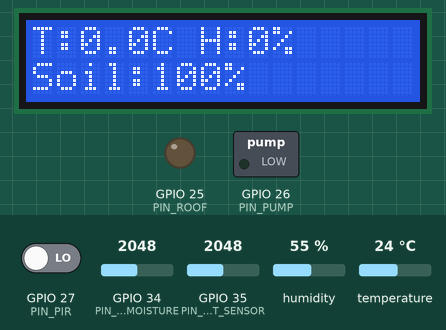
Simulated run of this sketch. Board: ESP32. Shown: 16×2 character LCD, switched loads named in the sketch (green lamp = pin HIGH), output pins drawn as LEDs (lit = HIGH). The test bench sets the inputs (shaded band); at power-on: GPIO 35 (PIN_LIGHT_SENSOR) = 2048, GPIO 34 (PIN_SOIL_MOISTURE) = 2048, GPIO 27 (PIN_PIR) LOW, humidity 55 %, temperature 24 °C (analog values on the 0–4095 scale). WiFi joins after 1.5 s; servers stay silent unless stated; what the sketch prints to the serial monitor is not drawn.

Above: at 3.4 s.
3.5 s: GPIO 35 (PIN_LIGHT_SENSOR) set to 2467
At 9.1 s:
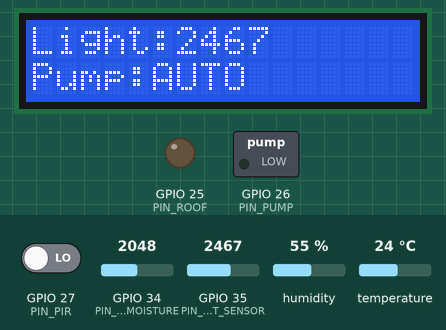
10.3 s: GPIO 35 (PIN_LIGHT_SENSOR) set to 2573
At 14.8 s:
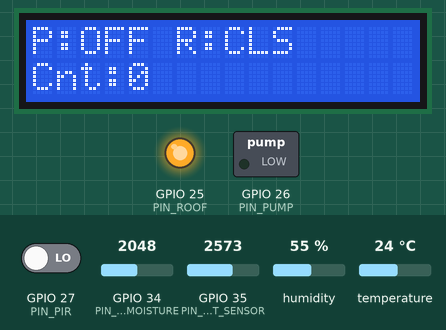
17.1 s: GPIO 34 (PIN_SOIL_MOISTURE) set to 2879
At 20.6 s:
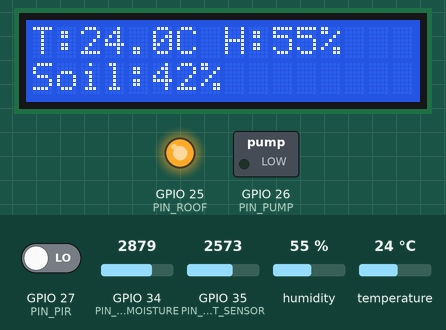
23.2 s: GPIO 34 (PIN_SOIL_MOISTURE) set to 2972
At 28.7 s:
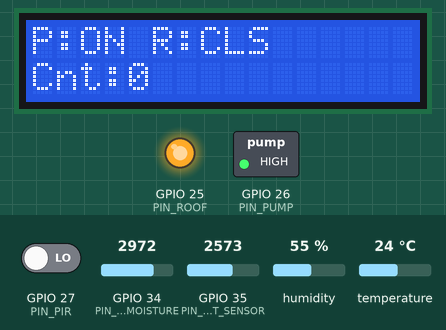
30.0 s: GPIO 35 (PIN_LIGHT_SENSOR) set to 1869
At 31.9 s:
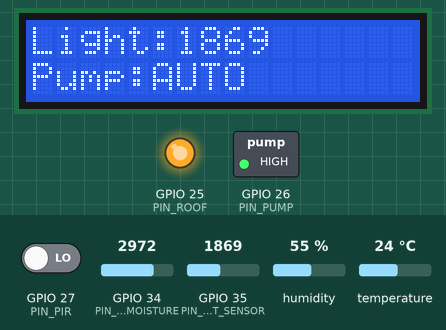
35.2 s: GPIO 35 (PIN_LIGHT_SENSOR) set to 1756
At 37.9 s:
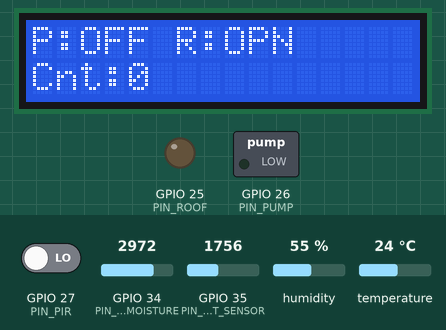
Timing chart, 0 to 65.0 s (numbered marks = the images above; inputs shaded):
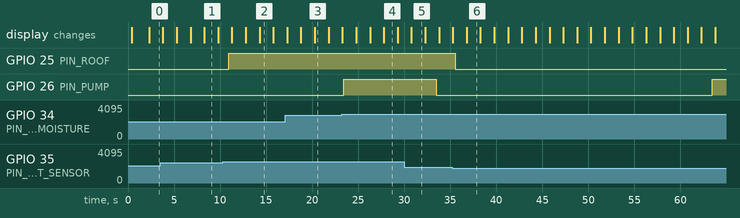

Measured:
- the behaviour switches between 2499 and 2500 on GPIO 35 (PIN_LIGHT_SENSOR) (found by bisection; images 1 and 2)
- the behaviour switches between 2937 and 2938 on GPIO 34 (PIN_SOIL_MOISTURE) (found by bisection; images 3 and 4)
- the behaviour switches between 1801 and 1800 on GPIO 35 (PIN_LIGHT_SENSOR) (found by bisection; images 5 and 6)
- after the input at 10.3 s, GPIO 25 (PIN_ROOF): LOW → HIGH after 0.66 s
- after the input at 23.2 s, GPIO 26 (PIN_PUMP): LOW → HIGH after 0.26 s
- after the input at 35.2 s, GPIO 25 (PIN_ROOF): HIGH → LOW after 0.36 s; the display: first differs from a run without the input after 1.6 s (image 6)
- what the display in image 1 shows lasts 1.5 s, from 8.3 s to 9.8 s

The sketch:

htn.ino
```cpp
/*
 * ============================================================
 *  SMART GARDEN - ESP32 + FreeRTOS + Blynk + LCD I2C
 */

#define BLYNK_TEMPLATE_ID   "TMPL6Dpx2jTxG"
#define BLYNK_TEMPLATE_NAME "HTN"
#define BLYNK_AUTH_TOKEN    "Iy_XxenwY57iYvZIA0Z4sjZlzlQbrN2f"

/*
 * ============================================================
 *  HỆ THỐNG VƯỜN THÔNG MINH - NHÓM 11
 *  ESP32 + FreeRTOS + Blynk + LCD
 * ============================================================
 *  Thành viên:
 *    - Võ Quang Thiềm     106220112
 *    - Trần Văn Đức       106220009
 *    - Lê Văn Minh Hoàng  106220134
 *    - Trần Minh Thông    106220154
 * ============================================================
 */

// ============================================================
// thông tin Blynk & WiFi
// ============================================================

#define WIFI_SSID           "PHUHANG"
#define WIFI_PASS           "02122016"

#include <Arduino.h>
#include <WiFi.h>
#include <BlynkSimpleEsp32.h>
#include <DHT.h>
#include <Wire.h>
#include <LiquidCrystal_I2C.h>
#include "freertos/FreeRTOS.h"
#include "freertos/task.h"
#include "freertos/semphr.h"

// ============================================================
//  GPIO CONFIG
// ============================================================
#define PIN_DHT           4
#define PIN_SOIL_MOISTURE 34
#define PIN_LIGHT_SENSOR  35
#define PIN_PIR           27
#define PIN_PUMP          26
#define PIN_ROOF          25
#define PIN_SDA           21
#define PIN_SCL           22

#define LCD_ADDR          0x27
#define LCD_COLS          16
#define LCD_ROWS          2

#define RELAY_ON_LEVEL    HIGH
#define RELAY_OFF_LEVEL   LOW

// ============================================================
//  SENSOR CALIBRATION
// ============================================================
// Cam bien do am dat: chinh lai theo gia tri do thuc te cua ban
// ADC khi dat rat kho va rat uot
#define SOIL_ADC_DRY      4095
#define SOIL_ADC_WET      1200

// Dat kho thi bom duoc phep bat
#define SOIL_DRY_THRESHOLD       40   // duoi 40% xem nhu kho
#define SOIL_RESTART_DELAY_MS 30000UL // sau mot chu ky bom, doi 30s moi cho phep bat lai trong AUTO

// ============================================================
//  LIGHT CALIBRATION
//  LIGHT_BRIGHT_IS_HIGH = 1: sang hon -> ADC lon hon
//  LIGHT_BRIGHT_IS_HIGH = 0: sang hon -> ADC nho hon
//  Hay mo Serial Monitor de xem ADC thuc te roi sua 3 gia tri nay
// ============================================================
#define LIGHT_BRIGHT_IS_HIGH  1
#define LIGHT_CLOSE_THRESHOLD 2500  // du sang -> dong mai
#define LIGHT_OPEN_THRESHOLD  1800  // toi hon -> mo mai

// ============================================================
//  CONTROL / PROTECTION
// ============================================================
#define PUMP_ON_TIME_MS      10000UL
#define MOTION_BLOCK_MS      10000UL
#define TEMP_HIGH_THRESHOLD  35.0f
#define TEMP_ALERT_COOLDOWN_MS 300000UL
#define PIR_WARMUP_MS            45000UL
#define PIR_RETRIGGER_GUARD_MS    2000UL

// ============================================================
//  BLYNK VIRTUAL PINS
// ============================================================
#define VPIN_TEMPERATURE  V0
#define VPIN_HUMIDITY     V1
#define VPIN_SOIL         V2
#define VPIN_LIGHT        V3
#define VPIN_PUMP         V4
#define VPIN_ROOF         V5
#define VPIN_MODE         V6
#define VPIN_MOTION       V7
#define VPIN_PUMP_BTN     V8

// ============================================================
//  TASK PERIODS (ms)
// ============================================================
#define PERIOD_DHT_MS       2500
#define PERIOD_ANALOG_MS     500
#define PERIOD_PUMP_MS       200
#define PERIOD_ROOF_MS       300
#define PERIOD_LCD_MS       1500
#define PERIOD_BLYNK_SYNC_MS 1000
#define PERIOD_DEBUG_MS     3000
#define PERIOD_BLYNK_RUN_MS   20

// ============================================================
//  CORE / PRIORITY
// ============================================================
#define CORE_0  0
#define CORE_1  1
#define PRIO_LOW     1
#define PRIO_MEDIUM  2
#define PRIO_HIGH    3

// ============================================================
//  SHARED DATA
// ============================================================
typedef struct {
  float    temperature;
  float    humidity;
  int      soilMoisturePct;
  int      soilAdc;
  int      lightValue;
  bool     pumpOn;
  bool     roofClosed;
  bool     autoMode;
  bool     manualPumpCmd;
  bool     motionBlocked;
  uint32_t motionCount;
  uint32_t motionBlockRemainingMs;
} SharedData_t;

static SharedData_t      g_data;
static SemaphoreHandle_t g_mutex;

#define SHARED_LOCK()   xSemaphoreTake(g_mutex, portMAX_DELAY)
#define SHARED_UNLOCK() xSemaphoreGive(g_mutex)

// ============================================================
//  OBJECTS
// ============================================================
DHT dht(PIN_DHT, DHT11);
LiquidCrystal_I2C lcd(LCD_ADDR, LCD_COLS, LCD_ROWS);

// ============================================================
//  ISR DATA
// ============================================================
volatile bool     g_motionEventISR = false;
volatile uint32_t g_motionCountISR = 0;
portMUX_TYPE      g_isrMux = portMUX_INITIALIZER_UNLOCKED;

// ============================================================
//  HELPERS
// ============================================================
static inline void setPumpRelay(bool on) {
  digitalWrite(PIN_PUMP, on ? RELAY_ON_LEVEL : RELAY_OFF_LEVEL);
}

static inline void setRoofRelay(bool on) {
  digitalWrite(PIN_ROOF, on ? RELAY_ON_LEVEL : RELAY_OFF_LEVEL);
}

static int soilAdcToPercent(int adc) {
  long pct = map(adc, SOIL_ADC_DRY, SOIL_ADC_WET, 0, 100);
  pct = constrain(pct, 0, 100);
  return (int)pct;
}

static bool shouldCloseRoofByLight(int lightVal, bool currentRoofState) {
#if LIGHT_BRIGHT_IS_HIGH
  if (!currentRoofState && lightVal >= LIGHT_CLOSE_THRESHOLD) return true;
  if ( currentRoofState && lightVal <= LIGHT_OPEN_THRESHOLD ) return false;
#else
  if (!currentRoofState && lightVal <= LIGHT_CLOSE_THRESHOLD) return true;
  if ( currentRoofState && lightVal >= LIGHT_OPEN_THRESHOLD ) return false;
#endif
  return currentRoofState;
}

static void lcdPrintLine(uint8_t row, const char* text) {
  char buf[17];
  snprintf(buf, sizeof(buf), "%-16.16s", text);
  lcd.setCursor(0, row);
  lcd.print(buf);
}

static SharedData_t getSnapshot() {
  SharedData_t snap;
  SHARED_LOCK();
  snap = g_data;
  SHARED_UNLOCK();
  return snap;
}

static bool consumeMotionEvent(uint32_t& totalCount) {
  bool event = false;
  portENTER_CRITICAL(&g_isrMux);
  event = g_motionEventISR;
  if (event) {
    g_motionEventISR = false;
  }
  totalCount = g_motionCountISR;
  portEXIT_CRITICAL(&g_isrMux);
  return event;
}

// ============================================================
//  PIR ISR
// ============================================================
void IRAM_ATTR motionISR() {
  portENTER_CRITICAL_ISR(&g_isrMux);
  g_motionCountISR++;
  g_motionEventISR = true;
  portEXIT_CRITICAL_ISR(&g_isrMux);
}

// ============================================================
//  BLYNK CALLBACKS
// ============================================================
BLYNK_WRITE(VPIN_MODE) {
  bool mode = param.asInt();
  SHARED_LOCK();
  g_data.autoMode = mode;
  if (mode) {
    g_data.manualPumpCmd = false;
  }
  SHARED_UNLOCK();
  Serial.printf("[Blynk] Pump mode = %s\n", mode ? "AUTO" : "MANUAL");
}

BLYNK_WRITE(VPIN_PUMP_BTN) {
  bool cmd = param.asInt();
  SHARED_LOCK();
  g_data.manualPumpCmd = cmd;
  SHARED_UNLOCK();
  Serial.printf("[Blynk] Manual pump cmd = %s\n", cmd ? "ON" : "OFF");
}

// ============================================================
//  TASK: DHT
// ============================================================
void dhtTask(void* pvParameters) {
  Serial.println("[DHTTask] Started");
  TickType_t lastWake = xTaskGetTickCount();

  for (;;) {
    float t = dht.readTemperature();
    float h = dht.readHumidity();

    if (!isnan(t) && !isnan(h)) {
      SHARED_LOCK();
      g_data.temperature = t;
      g_data.humidity    = h;
      SHARED_UNLOCK();
    } else {
      Serial.println("[DHTTask] Read failed, keep old value");
    }

    vTaskDelayUntil(&lastWake, pdMS_TO_TICKS(PERIOD_DHT_MS));
  }
}

// ============================================================
//  TASK: ANALOG SENSORS
// ============================================================
void analogTask(void* pvParameters) {
  Serial.println("[AnalogTask] Started");
  TickType_t lastWake = xTaskGetTickCount();

  for (;;) {
    const int N = 8;
    uint32_t soilSum = 0;
    uint32_t lightSum = 0;

    for (int i = 0; i < N; ++i) {
      soilSum  += analogRead(PIN_SOIL_MOISTURE);
      lightSum += analogRead(PIN_LIGHT_SENSOR);
      vTaskDelay(pdMS_TO_TICKS(5));
    }

    int soilAdc = soilSum / N;
    int light   = lightSum / N;
    int soilPct = soilAdcToPercent(soilAdc);

    SHARED_LOCK();
    g_data.soilAdc         = soilAdc;
    g_data.soilMoisturePct = soilPct;
    g_data.lightValue      = light;
    SHARED_UNLOCK();

    vTaskDelayUntil(&lastWake, pdMS_TO_TICKS(PERIOD_ANALOG_MS));
  }
}

// ============================================================
//  TASK: PUMP CONTROL
//  - AUTO: dat kho -> bom 10s -> tat -> doi 30s moi cho bat lai
//  - MANUAL: nhan nut -> bom 10s -> tat
//  - PIR: dung ngay va khoa bom trong 10s
// ============================================================
void pumpControlTask(void* pvParameters) {
  Serial.println("[PumpTask] Started");
  TickType_t lastWake = xTaskGetTickCount();

  bool pumpState = false;
  bool lastManualCmd = false;
  unsigned long pumpStartedAt = 0;
  unsigned long autoNextAllowedAt = 0;
  unsigned long motionBlockUntil = 0;
  unsigned long pirReadyAt = millis() + PIR_WARMUP_MS;
  unsigned long lastAcceptedMotionAt = 0;

  for (;;) {
    uint32_t motionCount = 0;
    bool motionEventRaw = consumeMotionEvent(motionCount);
    unsigned long now = millis();

    SharedData_t snap = getSnapshot();
    bool motionBlocked = (now < motionBlockUntil);

    // Loc PIR de giam spam log va giam block vo han:
    // 1) Bo qua 45s dau sau khi khoi dong
    // 2) Chi nhan 1 lan trong moi PIR_RETRIGGER_GUARD_MS
    // 3) Neu dang block roi thi khong in log lap lai nua
    if (motionEventRaw) {
      bool pirReady = (now >= pirReadyAt);
      bool retriggerOk = (now - lastAcceptedMotionAt >= PIR_RETRIGGER_GUARD_MS);

      if (pirReady && retriggerOk && !motionBlocked) {
        lastAcceptedMotionAt = now;
        motionBlockUntil = now + MOTION_BLOCK_MS;
        motionBlocked = true;

        if (pumpState) {
          pumpState = false;
          setPumpRelay(false);
          Serial.println("[PumpTask] Motion detected -> Pump STOP");
        } else {
          Serial.println("[PumpTask] Motion detected -> Block watering");
        }
      }
    }

    if (pumpState && (now - pumpStartedAt >= PUMP_ON_TIME_MS)) {
      pumpState = false;
      setPumpRelay(false);
      Serial.println("[PumpTask] Pump OFF after 10s");

      if (snap.autoMode) {
        autoNextAllowedAt = now + SOIL_RESTART_DELAY_MS;
      }
    }

    if (!pumpState && !motionBlocked) {
      if (snap.autoMode) {
        bool dry = (snap.soilMoisturePct < SOIL_DRY_THRESHOLD);
        if (dry && now >= autoNextAllowedAt) {
          pumpState = true;
          pumpStartedAt = now;
          setPumpRelay(true);
          Serial.printf("[PumpTask] AUTO Pump ON for %lu ms\n", PUMP_ON_TIME_MS);
        }
      } else {
        bool manualRisingEdge = (snap.manualPumpCmd && !lastManualCmd);
        if (manualRisingEdge) {
          pumpState = true;
          pumpStartedAt = now;
          setPumpRelay(true);
          Serial.printf("[PumpTask] MANUAL Pump ON for %lu ms\n", PUMP_ON_TIME_MS);
        }
      }
    }

    SHARED_LOCK();
    g_data.pumpOn = pumpState;
    g_data.motionBlocked = motionBlocked;
    g_data.motionCount = motionCount;
    g_data.motionBlockRemainingMs = motionBlocked ? (motionBlockUntil - now) : 0;
    SHARED_UNLOCK();

    lastManualCmd = snap.manualPumpCmd;
    vTaskDelayUntil(&lastWake, pdMS_TO_TICKS(PERIOD_PUMP_MS));
  }
}

// ============================================================
//  TASK: ROOF CONTROL
//  - Mai che LUON tu dong theo anh sang
//  - Khong phu thuoc V6 Pump Auto Mode
//  - Dung hysteresis de tranh dong/mo lien tuc
// ============================================================
void roofControlTask(void* pvParameters) {
  Serial.println("[RoofTask] Started");
  TickType_t lastWake = xTaskGetTickCount();
  bool roofState = false;

  for (;;) {
    SharedData_t snap = getSnapshot();

    // V6 chi dieu khien che do AUTO/MANUAL cua bom.
    // Mai che van tu dong dong/mo theo anh sang de bao ve cay.
    bool newRoofState = shouldCloseRoofByLight(snap.lightValue, roofState);

    if (newRoofState != roofState) {
      roofState = newRoofState;
      setRoofRelay(roofState);
      Serial.printf("[RoofTask] Roof %s (light=%d)\n",
                    roofState ? "CLOSED" : "OPEN",
                    snap.lightValue);
    }

    SHARED_LOCK();
    g_data.roofClosed = roofState;
    SHARED_UNLOCK();

    vTaskDelayUntil(&lastWake, pdMS_TO_TICKS(PERIOD_ROOF_MS));
  }
}

// ============================================================
//  TASK: LCD
// ============================================================
void displayTask(void* pvParameters) {
  Serial.println("[DisplayTask] Started");
  TickType_t lastWake = xTaskGetTickCount();
  uint8_t page = 0;

  for (;;) {
    SharedData_t snap = getSnapshot();
    char line0[17];
    char line1[17];

    // Uu tien hien thi canh bao khi PIR phat hien co nguoi.
    // Trong thoi gian nay bom bi khoa, LCD se hien canh bao thay vi cac trang thong so.
    if (snap.motionBlocked) {
      snprintf(line0, sizeof(line0), "CANH BAO NGUOI");
      snprintf(line1, sizeof(line1), "Khoa bom:%lus", snap.motionBlockRemainingMs / 1000UL);

      lcdPrintLine(0, line0);
      lcdPrintLine(1, line1);

      vTaskDelayUntil(&lastWake, pdMS_TO_TICKS(PERIOD_LCD_MS));
      continue;
    }

    switch (page) {
      case 0:
        snprintf(line0, sizeof(line0), "T:%.1fC H:%.0f%%", snap.temperature, snap.humidity);
        snprintf(line1, sizeof(line1), "Soil:%d%%", snap.soilMoisturePct);
        break;

      case 1:
        snprintf(line0, sizeof(line0), "Light:%d", snap.lightValue);
        snprintf(line1, sizeof(line1), "Pump:%s", snap.autoMode ? "AUTO" : "MANUAL");
        break;

      default:
        snprintf(line0, sizeof(line0), "P:%s R:%s", snap.pumpOn ? "ON" : "OFF", snap.roofClosed ? "CLS" : "OPN");
        snprintf(line1, sizeof(line1), "Cnt:%lu", (unsigned long)snap.motionCount);
        break;
    }

    lcdPrintLine(0, line0);
    lcdPrintLine(1, line1);

    page = (page + 1) % 3;
    vTaskDelayUntil(&lastWake, pdMS_TO_TICKS(PERIOD_LCD_MS));
  }
}

//  TASK: BLYNK
//  - Blynk.run() chay nhanh
//  - Moi 1s moi gui du lieu 1 lan
// ============================================================
void blynkTask(void* pvParameters) {
  Serial.println("[BlynkTask] Started");
  unsigned long lastSync = 0;
  unsigned long lastReconnectTry = 0;
  unsigned long lastTempAlert = 0;

  for (;;) {
    if (WiFi.status() != WL_CONNECTED) {
      if (millis() - lastReconnectTry > 5000UL) {
        lastReconnectTry = millis();
        Serial.println("[BlynkTask] WiFi reconnect...");
        WiFi.disconnect();
        WiFi.begin(WIFI_SSID, WIFI_PASS);
      }
    } else {
      if (!Blynk.connected() && millis() - lastReconnectTry > 5000UL) {
        lastReconnectTry = millis();
        Serial.println("[BlynkTask] Blynk reconnect...");
        Blynk.connect(2000);
      }

      Blynk.run();

      if (millis() - lastSync >= PERIOD_BLYNK_SYNC_MS) {
        lastSync = millis();

        SharedData_t snap = getSnapshot();
        if (Blynk.connected()) {
          Blynk.virtualWrite(VPIN_TEMPERATURE, snap.temperature);
          Blynk.virtualWrite(VPIN_HUMIDITY,    snap.humidity);
          Blynk.virtualWrite(VPIN_SOIL,        snap.soilMoisturePct);
          Blynk.virtualWrite(VPIN_LIGHT,       snap.lightValue);
          Blynk.virtualWrite(VPIN_PUMP,        snap.pumpOn ? 1 : 0);
          Blynk.virtualWrite(VPIN_ROOF,        snap.roofClosed ? 1 : 0);
          Blynk.virtualWrite(VPIN_MODE,        snap.autoMode ? 1 : 0);
          Blynk.virtualWrite(VPIN_MOTION,      snap.motionCount);

          if (snap.temperature > TEMP_HIGH_THRESHOLD && millis() - lastTempAlert > TEMP_ALERT_COOLDOWN_MS) {
            lastTempAlert = millis();
            Blynk.logEvent("high_temp", String("Nhiet do cao: ") + String(snap.temperature, 1) + "C");
          }
        }
      }
    }

    vTaskDelay(pdMS_TO_TICKS(PERIOD_BLYNK_RUN_MS));
  }
}

// ============================================================
//  TASK: SERIAL DEBUG
// ============================================================
void serialDebugTask(void* pvParameters) {
  Serial.println("[DebugTask] Started");
  TickType_t lastWake = xTaskGetTickCount();

  for (;;) {
    SharedData_t s = getSnapshot();

    Serial.println("\n================ SMART GARDEN ================");
    Serial.printf("Temp      : %.1f C\n", s.temperature);
    Serial.printf("Humidity  : %.1f %%\n", s.humidity);
    Serial.printf("Soil ADC  : %d\n", s.soilAdc);
    Serial.printf("Soil %%    : %d %%\n", s.soilMoisturePct);
    Serial.printf("Light ADC : %d\n", s.lightValue);
    Serial.printf("PumpMode  : %s\n", s.autoMode ? "AUTO" : "MANUAL");
    Serial.printf("Pump      : %s\n", s.pumpOn ? "ON" : "OFF");
    Serial.printf("Roof      : %s\n", s.roofClosed ? "CLOSED" : "OPEN");
    Serial.printf("MotionCnt : %lu\n", (unsigned long)s.motionCount);
    Serial.printf("MotionBlk : %s", s.motionBlocked ? "YES" : "NO");
    if (s.motionBlocked) {
      Serial.printf(" (%lu ms)", (unsigned long)s.motionBlockRemainingMs);
    }
    Serial.println();
    Serial.printf("Soil rule : <%d%% => watering\n", SOIL_DRY_THRESHOLD);
#if LIGHT_BRIGHT_IS_HIGH
    Serial.printf("Light rule: close if >= %d, open if <= %d\n", LIGHT_CLOSE_THRESHOLD, LIGHT_OPEN_THRESHOLD);
#else
    Serial.printf("Light rule: close if <= %d, open if >= %d\n", LIGHT_CLOSE_THRESHOLD, LIGHT_OPEN_THRESHOLD);
#endif
    Serial.println("==============================================\n");

    vTaskDelayUntil(&lastWake, pdMS_TO_TICKS(PERIOD_DEBUG_MS));
  }
}

// ============================================================
//  SETUP
// ============================================================
void setup() {
  Serial.begin(115200);
  delay(300);
  Serial.println("=== SMART GARDEN REFACTOR START ===");

  // GPIO
  pinMode(PIN_SOIL_MOISTURE, INPUT);
  pinMode(PIN_LIGHT_SENSOR,  INPUT);
  pinMode(PIN_PIR, INPUT_PULLDOWN);
  pinMode(PIN_PUMP, OUTPUT);
  pinMode(PIN_ROOF, OUTPUT);
  setPumpRelay(false);
  setRoofRelay(false);

  // ADC
  analogReadResolution(12);
  analogSetPinAttenuation(PIN_SOIL_MOISTURE, ADC_11db);
  analogSetPinAttenuation(PIN_LIGHT_SENSOR,  ADC_11db);

  // DHT
  dht.begin();

  // LCD
  Wire.begin(PIN_SDA, PIN_SCL);
  lcd.init();
  lcd.backlight();
  lcdPrintLine(0, "Smart Garden");
  lcdPrintLine(1, "Booting...");

  // Shared data
  g_mutex = xSemaphoreCreateMutex();
  memset(&g_data, 0, sizeof(g_data));
  g_data.autoMode = true;
  g_data.soilMoisturePct = 100;  // tranh bom ngay khi vua khoi dong, cho analogTask cap nhat

  // WiFi + Blynk
  WiFi.mode(WIFI_STA);
  WiFi.setSleep(false);  // giam tre/mat ket noi Blynk tren ESP32
  WiFi.begin(WIFI_SSID, WIFI_PASS);
  Serial.print("Connecting WiFi");
  for (int i = 0; i < 30 && WiFi.status() != WL_CONNECTED; ++i) {
    delay(500);
    Serial.print('.');
  }
  Serial.println();

  if (WiFi.status() == WL_CONNECTED) {
    Serial.print("WiFi connected. IP = ");
    Serial.println(WiFi.localIP());
  } else {
    Serial.println("WiFi not connected yet. System still runs offline.");
  }

  Blynk.config(BLYNK_AUTH_TOKEN);
  if (WiFi.status() == WL_CONNECTED) {
    Blynk.connect(2000);
  }

  // PIR interrupt
  attachInterrupt(digitalPinToInterrupt(PIN_PIR), motionISR, RISING);
  Serial.println("PIR interrupt attached");

  // Tasks
  xTaskCreatePinnedToCore(dhtTask,          "DHTTask",       4096, NULL, PRIO_MEDIUM, NULL, CORE_0);
  xTaskCreatePinnedToCore(analogTask,       "AnalogTask",    4096, NULL, PRIO_MEDIUM, NULL, CORE_0);
  xTaskCreatePinnedToCore(pumpControlTask,  "PumpTask",      4096, NULL, PRIO_HIGH,   NULL, CORE_1);
  xTaskCreatePinnedToCore(roofControlTask,  "RoofTask",      4096, NULL, PRIO_HIGH,   NULL, CORE_1);
  xTaskCreatePinnedToCore(displayTask,      "DisplayTask",   4096, NULL, PRIO_LOW,    NULL, CORE_0);
  xTaskCreatePinnedToCore(blynkTask,        "BlynkTask",     8192, NULL, PRIO_LOW,    NULL, CORE_0);
  xTaskCreatePinnedToCore(serialDebugTask,  "DebugTask",     4096, NULL, PRIO_LOW,    NULL, CORE_0);

  lcdPrintLine(0, "System ready");
  lcdPrintLine(1, "Pump AUTO mode");
  Serial.println("All tasks created");
}

// ============================================================
//  LOOP
// ============================================================
void loop() {
  vTaskDelay(portMAX_DELAY);
}
```
